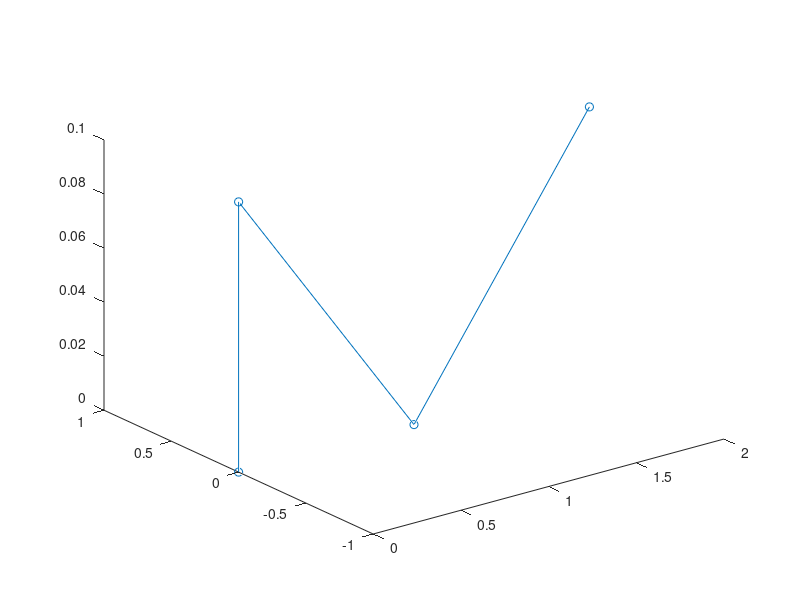

MATLAB code to generate this figure:
a1=0; a2=0; a3=0;
t1=0; t2=0; t3=0;
r1=0; r2=1; r3=1;
d1=.1; d2=0; d3=0;


h1=[cos(t1) -sin(t1)*cos(a1) sin(t1)*sin(a1) r1*cos(t1);sin(t1) cos(t1)*cos(a1) -cos(t1)*sin(a1) r1*sin(t1);0 sin(a1) cos(a1) d1; 0 0 0 1];
h2=[cos(t2) -sin(t2)*cos(a2) sin(t2)*sin(a2) r2*cos(t2);sin(t2) cos(t2)*cos(a2) -cos(t2)*sin(a2) r2*sin(t2);0 sin(a2) cos(a2) d2; 0 0 0 1];
h3=[cos(t3) -sin(t3)*cos(a3) sin(t3)*sin(a3) r3*cos(t3);sin(t3) cos(t3)*cos(a3) -cos(t3)*sin(a3) r3*sin(t3);0 sin(a3) cos(a3) d3; 0 0 0 1];

ho3=[h1*h2*h3];

x=[0 h1(1,4) h2(1,4) ho3(1,4)];
y=[0 h1(2,4) h2(2,4) ho3(2,4)];
z=[0 h1(3,4) h2(3,4) ho3(3,4)];

plot3(x,y,z,'o-')
